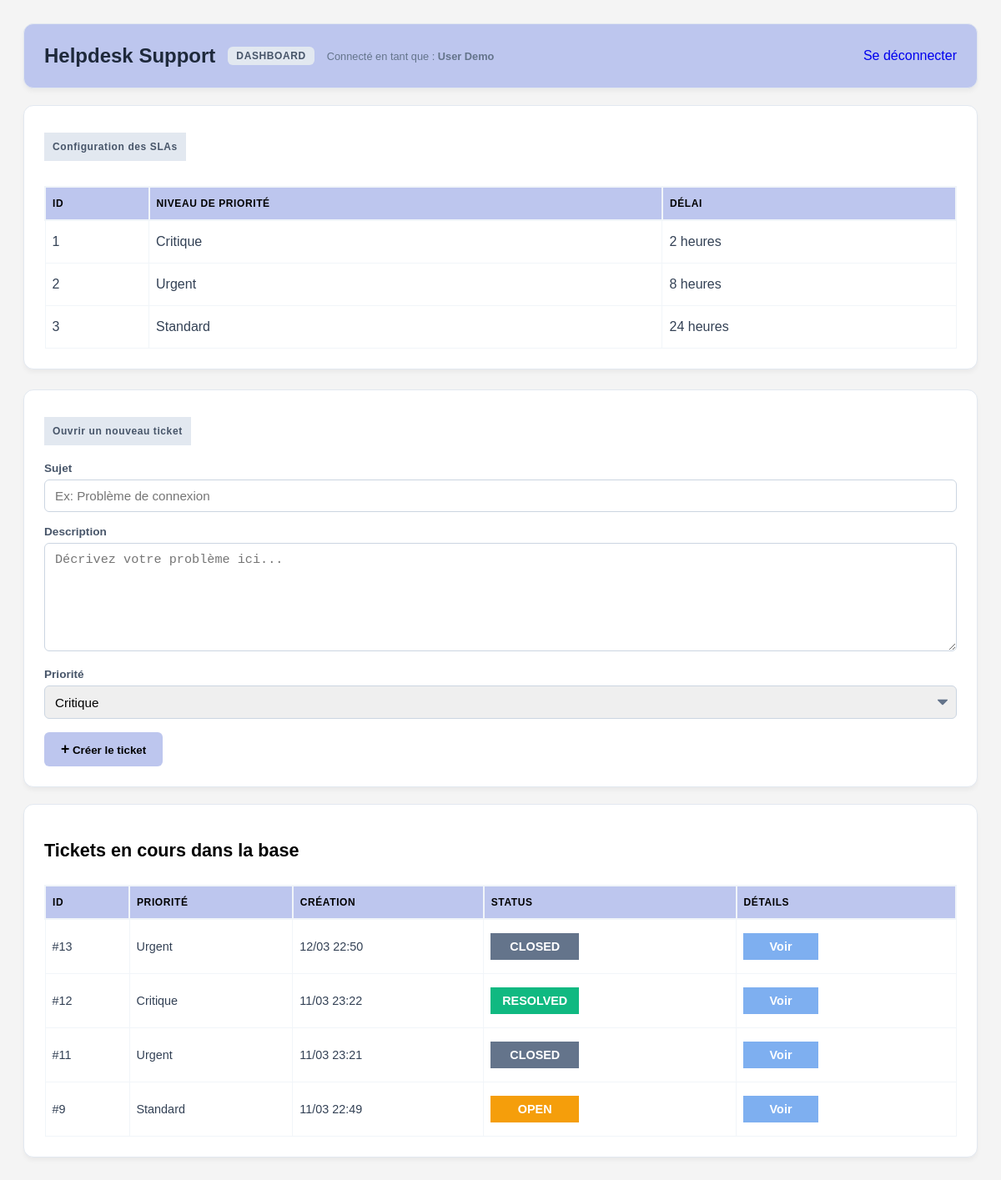
Screenshot of /index.php (signed in) with the database file from the repository.
### tables this page shows
CREATE TABLE `slas` (
  `id` int NOT NULL AUTO_INCREMENT,
  `label` varchar(50) DEFAULT NULL,
  `resolution_time_hours` int DEFAULT NULL,
  `created_at` timestamp NULL DEFAULT CURRENT_TIMESTAMP,
  PRIMARY KEY (`id`),
  UNIQUE KEY `label` (`label`)
);

CREATE TABLE `tickets` (
  `id` int NOT NULL AUTO_INCREMENT,
  `subject` varchar(255) NOT NULL,
  `description` text,
  `status` enum('open','pending','resolved','closed') DEFAULT 'open',
  `priority_id` int DEFAULT NULL,
  `client_id` int DEFAULT NULL,
  `assigned_to` int DEFAULT NULL,
  `deadline_at` datetime DEFAULT NULL,
  `created_at` timestamp NULL DEFAULT CURRENT_TIMESTAMP,
  PRIMARY KEY (`id`),
  KEY `priority_id` (`priority_id`),
  CONSTRAINT `tickets_ibfk_1` FOREIGN KEY (`priority_id`) REFERENCES `slas` (`id`)
);

### index.php (the view, shortened to what this page needs)
<?php
require_once './config/db.php';
$query = $pdo->query("SELECT * FROM slas");
$priorities = $query->fetchAll();
$queryTickets = $pdo->query("
    SELECT t.*, s.label as priority_label
    FROM tickets t
    LEFT JOIN slas s ON t.priority_id = s.id
    ORDER BY t.created_at DESC
");
$tickets = $queryTickets->fetchAll();
?>
<!DOCTYPE html>
<html lang="fr">
<head>
    <link rel="stylesheet" href="style.css">
</head>
<body>
    <div class="container">
        <header class="header-dashboard">
            <div class="header-content" style="width: 100%; display: flex; justify-content: space-between; align-items: center;">
                <div style="display: flex; align-items: center; gap: 15px;">
                    <h1>Helpdesk Support</h1>
                    <span class="badge-dashboard">Dashboard</span>
                    <span style="font-size: 0.8rem; color: #64748b;">Connecté en tant que : <strong><?= htmlspecialchars($_SESSION['user_name']) ?></strong></span>
                </div>
                <a href="logout.php" class="btn-logout" style="text-decoration: none;">Se déconnecter</a>
            </div>
        </header>
        <div class="card">
            <h1>Configuration des SLAs</h1>
            <div style="overflow-x: auto;">
                <table>
                    <thead>
                        <tr>
                            <th>ID</th>
                            <th>Niveau de Priorité</th>
                            <th>Délai</th>
                        </tr>
                    </thead>
                    <tbody>
                        <?php foreach ($priorities as $priority): ?>
                            <tr>
                                <td><?= $priority['id'] ?></td>
                                <td style="font-weight: 500;"><?= htmlspecialchars($priority['label']) ?></td>
                                <td><?= $priority['resolution_time_hours'] ?> heures</td>
                            </tr>
                        <?php endforeach; ?>
                    </tbody>
                </table>
            </div>
        </div>
        <div class="card">
            <h1>Ouvrir un nouveau ticket</h1>
            <form action="create_ticket.php" method="POST" class="ticket-form">
                <div class="form-group">
                    <label>Sujet</label>
                    <input type="text" name="subject" placeholder="Ex: Problème de connexion" required>
                </div>
                <div class="form-group">
                    <label>Description</label>
                    <textarea name="description" rows="6" placeholder="Décrivez votre problème ici..." required></textarea>
                </div>
                <div class="form-group">
                    <label>Priorité</label>
                    <select name="priority_id">
                        <?php foreach ($priorities as $priority): ?>
                            <option value="<?= $priority['id'] ?>"><?= htmlspecialchars($priority['label']) ?></option>
                        <?php endforeach; ?>
                    </select>
                </div>
                <button type="submit" class="btn-submit"><span style="font-size: 1.1rem;">+</span> Créer le ticket</button>
            </form>
        </div>
        <div class="card" style="margin-top: 20px; font-size: 0.9rem;">
            <h2>Tickets en cours dans la base</h2>
            <?php if (count($tickets) > 0): ?>
                <div class="table-container">
                    <table>
                        <thead>
                            <tr>
                                <th>ID</th>
                                <th>Priorité</th>
                                <th>Création</th>
                                <th>Status</th>
                                <th>Détails</th>
                            </tr>
                        </thead>
                        <tbody>
                            <?php foreach ($tickets as $ticket):
                            ?>
                                <tr>
                                    <td>#<?= $ticket['id'] ?></td>
                                    <td><?= htmlspecialchars($ticket['priority_label'] ?? '-') ?></td>
                                    <td><?= date('d/m H:i', strtotime($ticket['created_at'])) ?></td>
                                    <td><span class="status-badge status-<?= $ticket['status'] ?>"><?= strtoupper($ticket['status']) ?></span></td>
                                    <td>
                                        <button class="btn-detail" onclick="openModal(<?= $ticket['id'] ?>)">Voir</button>
                                    </td>
                                </tr>
                            <?php endforeach; ?>
                        </tbody>
                    </table>
                </div>
            <?php else: ?>
                <p>Aucun ticket trouvé pour le moment. Utilisez le formulaire ci-dessus !</p>
            <?php endif; ?>
        </div>
    </div>
</html>

### style.css (style rules this page uses)
body { font-family: sans-serif; background: #f4f4f4; padding: 20px; }
.container { max-width: 1200px; margin: 0 auto; }
.header-dashboard { background: rgb(189, 198, 238); padding: 24px; border-radius: 12px; box-shadow: 0 4px 6px -1px rgba(0, 0, 0, 0.05); border: 1px solid #e2e8f0; margin: 0 auto 20px auto; display: flex; align-items: center; }
.header-content { display: flex; align-items: center; gap: 15px; }
.header-dashboard h1 { font-size: 1.5rem; color: #1e293b; margin: 0; }
.badge-dashboard { background: #e2e8f0; color: #475569; padding: 4px 10px; border-radius: 6px; font-size: 0.75rem; font-weight: 700; text-transform: uppercase; letter-spacing: 0.05em; }
.card { background: white; padding: 24px; border-radius: 12px; box-shadow: 0 4px 6px -1px rgba(0, 0, 0, 0.05); border: 1px solid #e2e8f0; }
.card h1 { margin-bottom: 20px; background: #e2e8f0; color: #475569; padding: 10px; font-size: 0.75rem; font-weight: 700; letter-spacing: 0.05em; width: max-content; }
table { width: 100%; border-collapse: collapse; margin-top: 10px; }
th { background: rgb(189, 198, 238); color: #000; font-size: 0.75rem; text-transform: uppercase; letter-spacing: 0.05em; padding: 12px 8px; border: 2px solid #f1f5f9; text-align: left; }
td { padding: 16px 8px; color: #334155; border: 1px solid #f1f5f9; }
.card + .card { margin-top: 24px; }
.form-group { margin-bottom: 16px; }
label { display: block; font-size: 0.85rem; font-weight: 600; color: #475569; margin-bottom: 6px; }
input, textarea, select { width: 100%; padding: 10px 12px; border: 1px solid #cbd5e1; border-radius: 6px; font-size: 0.95rem; box-sizing: border-box; transition: border 0.2s; }
select { padding-right: 30px; height: 40px; appearance: none; background-repeat: no-repeat; background-position: right 10px center; background-size: 12px; }
.btn-submit { background: rgb(189, 198, 238); color: #000; border: none; padding: 10px 20px; border-radius: 6px; font-weight: 600; cursor: pointer; transition: background 0.2s; }
.btn-detail { background: #7eaff0; border: none; padding: 8px 25px; cursor: pointer; font-size: 0.9rem; color: white; font-weight: bold; width: 90px; }
.table-container { overflow-x: auto; }
.status-badge { display: inline-block; padding: 8px 8px; font-size: 0.9rem; font-weight: bold; color: #fff; width: 90px; text-align: center; }
.status-open { background-color: #f59e0b; }
.status-resolved { background-color: #10b981; }
.status-closed { background-color: #64748b; }

### rows the page displays
slas: id "1", label "Critique", resolution_time_hours "2"
slas: id "2", label "Urgent", resolution_time_hours "8"
slas: id "3", label "Standard", resolution_time_hours "24"
tickets: id "13", priority.label "Urgent", created_at "12/03 22:50", status "CLOSED"
tickets: id "12", priority.label "Critique", created_at "11/03 23:22", status "RESOLVED"
tickets: id "11", priority.label "Urgent", created_at "11/03 23:21", status "CLOSED"
tickets: id "9", priority.label "Standard", created_at "11/03 22:49", status "OPEN"

### other values shown
$_SESSION['user_name'] "User Demo"
form field priority_id "Critique"
